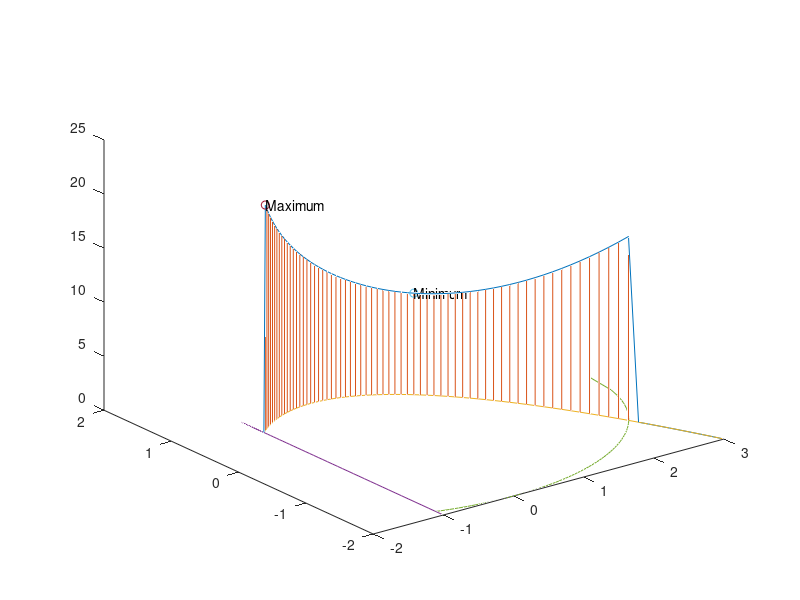

MATLAB code for this plot:
% % Test for undersampling stuff
% close all;
% 
% dT = 20;
% newdT = 10000;
% B = 10;
% T = 2;
% t = (0:1/dT:(T-1/dT));
% 
% signal = sin(2*pi*9*t) +sin(2*pi*2*t) + sin(2*pi*1*t);
% newsig = nyquistUpSamp(signal, dT, newdT);
% newt = (0:1/newdT:(T-1/newdT));
% perfectsig = sin(2*pi*9*newt) +sin(2*pi*2*newt) + sin(2*pi*1*newt);
% 
% figure;
% hold on;
% plot(t,signal);
% plot(newt,newsig);
% plot(newt,perfectsig);
% legend(["Discrete", "Interpolated", "Continuous"]);
% 

close all;
X = linspace(-1, 3, 74);
Y = 1-X.^2/3;
Z = ((X-3).^2+(Y-3).^2).*(4*X.^2+9*Y.^2<=36).*(X>-1);

x1 = -1*ones(size(Y));
y1 = -sqrt((36-4*X.^2)/9);
figure;
[minval, minind] = min(Z(Z>0));
[maxval, maxind] = max(Z);

%surf(X,Y,Z)

plot3(X,Y,Z)
hold on;
stem3(X,Y,Z, 'Marker', 'none')
plot(X,Y)
plot(x1,Y)
plot(X,y1)
plot3(X(minind), Y(minind), Z(minind), 'o')
plot3(X(maxind), Y(maxind), Z(maxind), 'o')
text(X(minind), Y(minind), Z(minind),"Minimum")
text(X(maxind), Y(maxind), Z(maxind),"Maximum")
xlim([-2,3])
ylim([-2,2])




% 
% 
% 
% t1 = (0:.001:1);
% signal1 = sin(2*pi*1*t1)+sin(2*pi*2*t1);
% 
% t2 = (0:.25:1);
% signal2 = sin(2*pi*1*t2)+sin(2*pi*2*t2);
% 
% t3 = (0:1/24:1);
% signal3 = nyquistUpSamp(signal2, 4, 24);
% 
% dT = 2;
% n = 1:10*dT;
% signal = double(n>=2*dT); %Input voltage
% out2 = zeros(size(n));
% for i = 1:length(out2)-1
%    out2(i+1) = (1-1/(dT))*out2(i)+signal(i)/(dT);
% end
% 
% figure;
% hold on;
% plot(t,out1)
% plot(t,double(t>=2))
% stem(n/dT,out2)
% 
% 
% 
% 
% 
% 
% % figure;
% % subplot(1,3,1)
% % plot(t1, signal1, 'LineWidth',3), title("Continuous signal"), ylabel("Amplitude"), xlabel("Time (s)")
% % subplot(1,3,2)
% % plot(t2, signal2, 'LineWidth',3), title("Undersampled signal"), xlabel("Time (s)")
% % subplot(1,3,3)
% % plot(t3, signal3(1:length(t3)), 'LineWidth',3), title("Interpolated signal"), xlabel("Time (s)"), ylim([-2 2])
% 
% 
% %A function for upsampling a signal using the Whittaker-Shannon
% %interpolation formula. 
% function newsig = nyquistUpSamp(signal, samplerate, newsamplerate)
% T = 1/samplerate*(length(signal));
% t = (0:1/newsamplerate:(T-1/newsamplerate));
% newsig = zeros(size(t));
% for n = 1:length(signal)
%     newsig = newsig+signal(n)*sinc((t-(n-1)*1/samplerate)*samplerate);
% end
% end